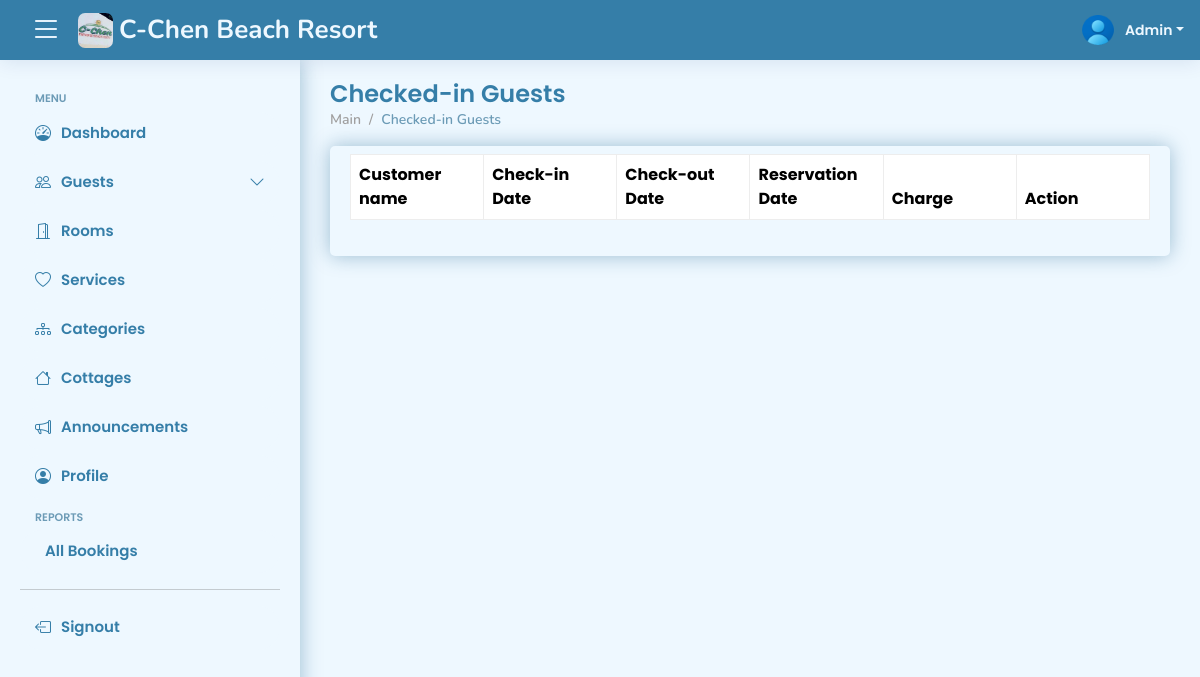
Page /views/admin/checked-in-guests (signed in) on the earlier database version.
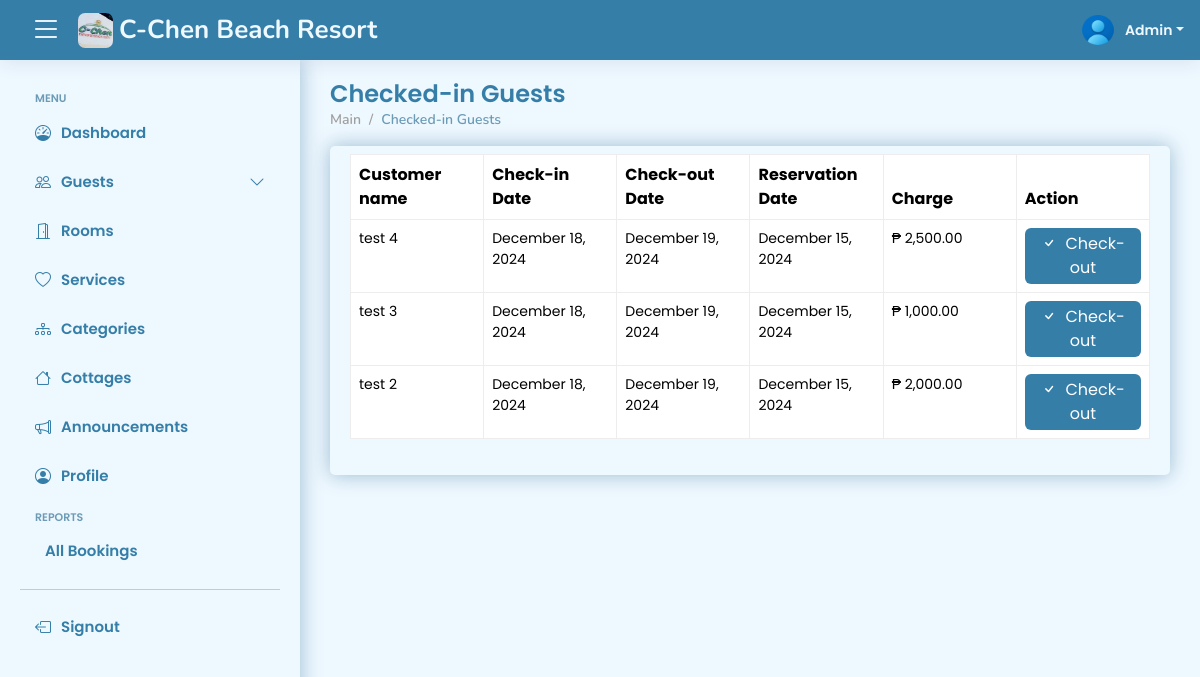
Same page on the later database version.
### tables this page shows
CREATE TABLE IF NOT EXISTS `tbl_bookings` (
  `booking_id` int NOT NULL AUTO_INCREMENT,
  `reference_number` varchar(50) NOT NULL,
  `fullname` varchar(50) NOT NULL,
  `email` varchar(50) NOT NULL,
  `phone_number` varchar(50) NOT NULL,
  `date_check_in` date NOT NULL,
  `date_check_out` date NOT NULL,
  `message` text NOT NULL,
  `down_payment` int NOT NULL,
  `mode_of_payment_id` int NOT NULL,
  `evidence` varchar(255) NOT NULL,
  `reason_for_cancellation` text,
  `booking_status_id` int NOT NULL,
  `checking_status_id` int NOT NULL,
  `created_at` timestamp NOT NULL,
  PRIMARY KEY (`booking_id`)
);

### views/admin/checked-in-guests.php (the view, shortened to what the changed rows need)
<?php
if (isset($_SESSION['id'])) {
?>
    <!DOCTYPE html>
    <html lang="en">
    <head>
        <?php include 'includes/head.php' ?>
    </head>
    <body>
        <?php include 'includes/header.php' ?>
        <main id="main" class="main">
            <div class="pagetitle">
                <h1>Checked-in Guests</h1>
            </div>
            <section class="section dashboard mb-5">
                <div class="row">
                    <div class="col-lg-12">
                        <div class="card">
                            <div class="card-body">
                                <div class="table-responsive mt-2" id="data-table">
                                    <table class="table" id="paginateAllCheckedIn">
                                        <colgroup>
                                        </colgroup>
                                        <thead>
                                            <tr>
                                                <th>Customer name</th>
                                                <th>Check-in Date</th>
                                                <th>Check-out Date</th>
                                                <th>Reservation Date</th>
                                                <th>Charge</th>
                                                <th>Action</th>
                                            </tr>
                                        </thead>
                                        <tbody>
                                            <?php
                                            $checkedIn = 1;
                                            $stmt = $conn->prepare('SELECT
                                                    tb.*,
                                                    SUM(trc.room_category_price) AS payment
                                                FROM tbl_bookings tb
                                                INNER JOIN tbl_booking_room tbr ON tb.booking_id = tbr.booking_id
                                                INNER JOIN tbl_room_category trc ON tbr.room_category_id = trc.room_category_id
                                                WHERE tb.checking_status_id = ?
                                                GROUP BY tb.reference_number
                                                ORDER BY tb.booking_id DESC ');
                                            $stmt->bind_param('i', $checkedIn);
                                            $stmt->execute();
                                            $result_reservation = $stmt->get_result();
                                            while ($reservation_row = $result_reservation->fetch_assoc()) {
                                                $booking_id = $reservation_row['booking_id'];
                                                $fullname = $reservation_row['fullname'];
                                                $date_check_in = (new DateTime($reservation_row['date_check_in']))->format("F j, Y");
                                                $date_check_out = (new DateTime($reservation_row['date_check_out']))->format("F j, Y");
                                                $created_at = (new DateTime($reservation_row['created_at']))->format("F j, Y");
                                                $d_check_in = new DateTime($reservation_row['date_check_in']);
                                                $d_check_out = new DateTime($reservation_row['date_check_out']);
                                                $interval = $d_check_in->diff($d_check_out);
                                                $days = $interval->days;
                                                $payment = $reservation_row['payment'];
                                                $total_payment = number_format(($payment * $days), 2);
                                            ?>
                                                <tr class='small'>
                                                    <td><?= $fullname ?></td>
                                                    <td><?= $date_check_in ?></td>
                                                    <td><?= $date_check_out ?></td>
                                                    <td><?= $created_at ?></td>
                                                    <td>₱ <?= $total_payment ?></td>
                                                    <td>
                                                        <button class='btn btn-primary py-1' data-bs-toggle='modal' data-bs-target='#conFirmCheckOut<?= $booking_id ?>'>
                                                            <i class='bi bi-check'></i><span class='to-hide'>&nbsp; Check-out</span>
                                                        </button>
                                                    </td>
                                                </tr>
                                            <?php
                                            }
                                            ?>
                                        </tbody>
                                    </table>
                                </div>
                            </div>
                        </div>
                    </div>
                </div>
            </section>
        </main>
    </body>
    </html>
<?php
} else {
    header('Location: ../../signout.php');
    exit();
}
?>

Differences in the rows shown:
now on this page (row edited): tbl_bookings: fullname "test 4", date_check_in "December 18, 2024", date_check_out "December 19, 2024", created_at "December 15, 2024", total_payment "2,500.00"
now on this page (row edited): tbl_bookings: fullname "test 3", date_check_in "December 18, 2024", date_check_out "December 19, 2024", created_at "December 15, 2024", total_payment "1,000.00"
now on this page (row edited): tbl_bookings: fullname "test 2", date_check_in "December 18, 2024", date_check_out "December 19, 2024", created_at "December 15, 2024", total_payment "2,000.00"
